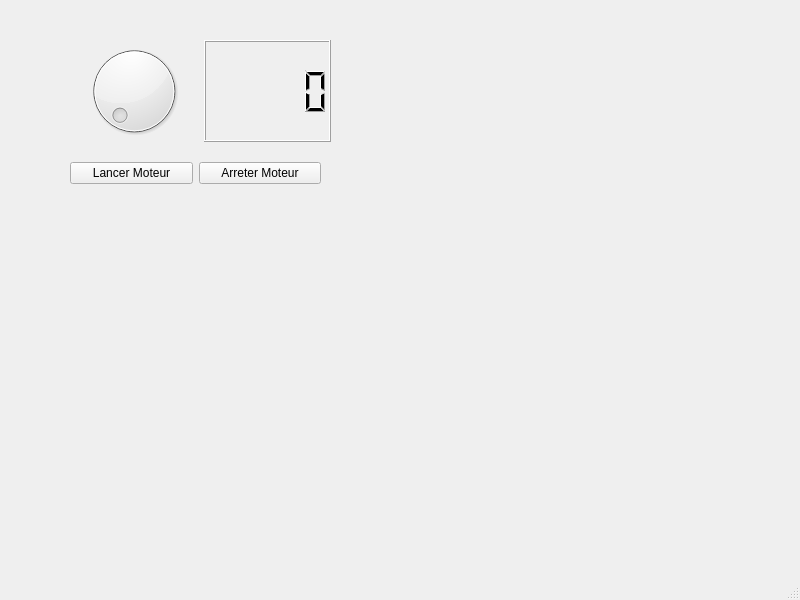
<?xml version="1.0" encoding="UTF-8"?>
<ui version="4.0">
 <class>Equilibreuse</class>
 <widget class="QMainWindow" name="Equilibreuse">
  <property name="geometry">
   <rect>
    <x>0</x>
    <y>0</y>
    <width>800</width>
    <height>600</height>
   </rect>
  </property>
  <property name="windowTitle">
   <string>Equilibreuse</string>
  </property>
  <widget class="QWidget" name="centralwidget">
   <widget class="QWidget" name="">
    <property name="geometry">
     <rect>
      <x>70</x>
      <y>40</y>
      <width>261</width>
      <height>102</height>
     </rect>
    </property>
    <layout class="QHBoxLayout" name="horizontalLayout">
     <item>
      <widget class="QDial" name="dial_ConsigneVitesse"/>
     </item>
     <item>
      <widget class="QLCDNumber" name="lcdNumber_consigne"/>
     </item>
    </layout>
   </widget>
   <widget class="QWidget" name="">
    <property name="geometry">
     <rect>
      <x>70</x>
      <y>160</y>
      <width>251</width>
      <height>26</height>
     </rect>
    </property>
    <layout class="QHBoxLayout" name="horizontalLayout_2">
     <item>
      <widget class="QPushButton" name="pushButton_Lancer">
       <property name="text">
        <string>Lancer Moteur</string>
       </property>
      </widget>
     </item>
     <item>
      <widget class="QPushButton" name="pushButton_Arreter">
       <property name="text">
        <string>Arreter Moteur</string>
       </property>
      </widget>
     </item>
    </layout>
   </widget>
  </widget>
  <widget class="QMenuBar" name="menubar">
   <property name="geometry">
    <rect>
     <x>0</x>
     <y>0</y>
     <width>800</width>
     <height>21</height>
    </rect>
   </property>
  </widget>
  <widget class="QStatusBar" name="statusbar"/>
 </widget>
 <resources/>
 <connections>
  <connection>
   <sender>dial_ConsigneVitesse</sender>
   <signal>valueChanged(int)</signal>
   <receiver>lcdNumber_consigne</receiver>
   <slot>display(int)</slot>
   <hints>
    <hint type="sourcelabel">
     <x>129</x>
     <y>103</y>
    </hint>
    <hint type="destinationlabel">
     <x>255</x>
     <y>128</y>
    </hint>
   </hints>
  </connection>
 </connections>
</ui>
